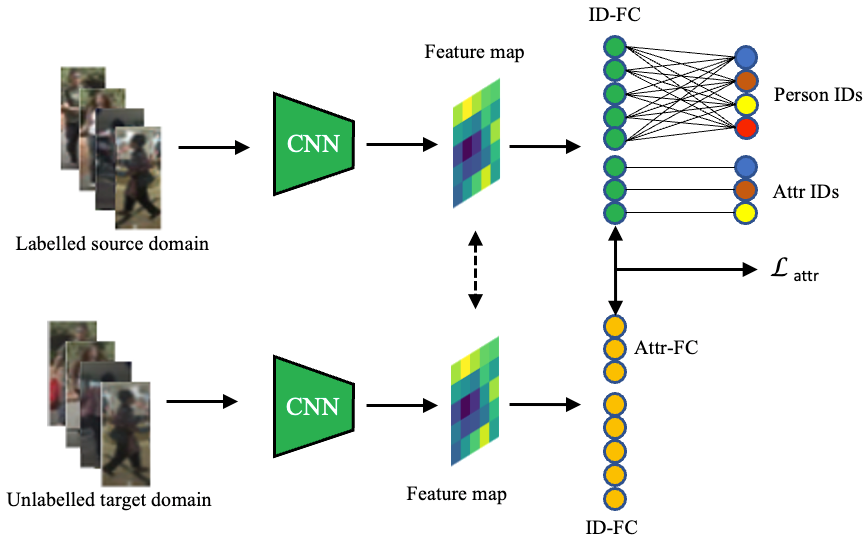
#> input picture Graph Generation/Ground_truth/PDF/feature.png, 866 x 542 px, found by its file name
$ jupyter execute --allow-errors png_extractions.ipynb
#> lines starting #> are read from the running program, lines starting #| are printed output that depends on the picture; after the words box and inside, x2 and y2 are one past the last pixel; in counts of white or black regions, pixels touching at a corner belong together
[cell 1]
import cv2
import numpy as np
import math

# Load image
# img = cv2.imread("diagram.png")
img = cv2.imread("../../Graph Generation/Ground_truth/PDF/feature.png")
#> img is the input picture: shape (542, 866, 3); mean B, G, R 229.4, 233.6, 229.2
gray = cv2.cvtColor(img, cv2.COLOR_BGR2GRAY)
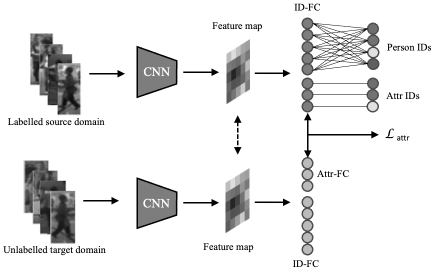
#> gray: shape (542, 866) (shown at 1/2 size); min 0, max 255, mean 231.8

# Threshold to binary
_, thresh = cv2.threshold(gray, 200, 255, cv2.THRESH_BINARY_INV)
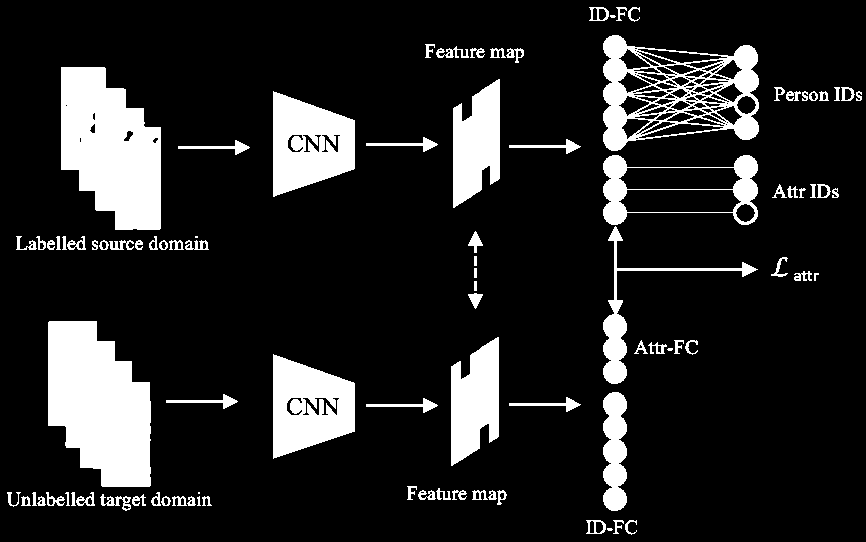
#> thresh: shape (542, 866); 14.5% white; 95 white regions (5 under 20 px), largest, box (x1, y1, x2, y2) and area: (48, 321, 151, 487) 12810, (61, 67, 161, 230) 11920, (603, 35, 759, 151) 7416

# Optional: clean noise
kernel = np.ones((3,3), np.uint8)
clean = cv2.morphologyEx(thresh, cv2.MORPH_OPEN, kernel)
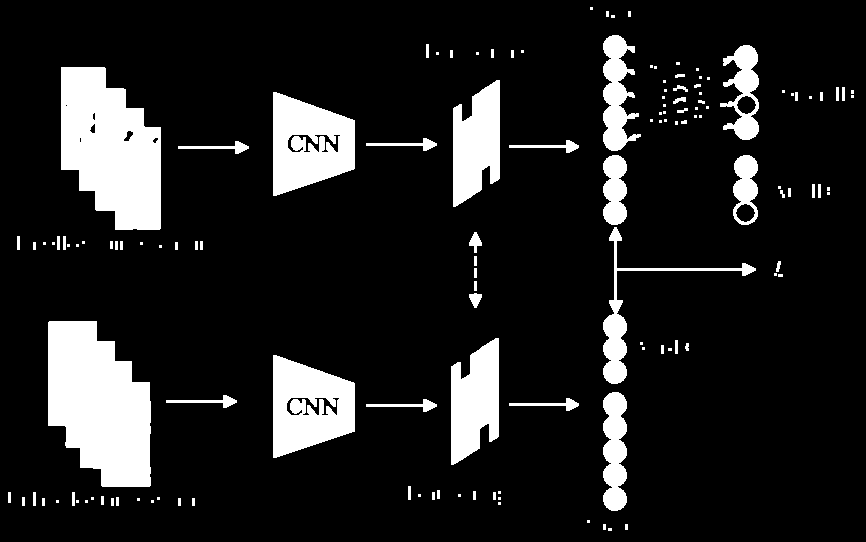
#> clean: shape (542, 866); 13.1% white; 135 white regions (64 under 20 px)

[cell 2]
contours, _ = cv2.findContours(clean, cv2.RETR_EXTERNAL, cv2.CHAIN_APPROX_SIMPLE)
#> contours = 135 contours, 99 with area under 20; largest, box (x1, y1, x2, y2) and area: (48, 321, 151, 487) 12546, (61, 67, 161, 230) 11774, (273, 92, 355, 196) 6194, (273, 355, 355, 458) 6129, (451, 338, 499, 465) 4275

rectangles = []
for cnt in contours:
    approx = cv2.approxPolyDP(cnt, 0.02*cv2.arcLength(cnt, True), True)
    if len(approx) == 4:  # quadrilateral
        x,y,w,h = cv2.boundingRect(approx)
        rectangles.append((x,y,w,h))
#> this loop made 135 passes
#> (approx, x, y, w, h) on passes 1 to 6: ([[608, 528], [608, 530], [611, 530], [611, 528]], 608, 528, 4, 3), ([[625, 524], [625, 529], [627, 529], [627, 524]], 625, 524, 3, 6), ([[603, 524], [603, 529], [605, 529], [605, 524]], 603, 524, 3, 6), ([[587, 520], [587, 522], [589, 522], [589, 520]], 587, 520, 3, 3), ([[498, 502], [498, 504], [500, 504], [500, 502]], 498, 502, 3, 3), ([[151, 500], [151, 502], [153, 502], [153, 500]], 151, 500, 3, 3)
#> after the loop, rectangles = 107 items, first 6: (608, 528, 4, 3), (625, 524, 3, 6), (603, 524, 3, 6), (587, 520, 3, 3), (498, 502, 3, 3), (151, 500, 3, 3)

# Features
areas = [w*h for (_,_,w,h) in rectangles]
#> areas = 107 values, max 8528 at index 83, min 9 at index 3, mean 176.5
rect_count = len(rectangles)
#> rect_count = 107
rect_coverage = sum(areas) / (img.shape[0]*img.shape[1])
#> rect_coverage = 0.0402
avg_rect_area = np.mean(areas) if areas else 0
#> avg_rect_area = 176.5
rect_stdev = np.std(areas) if areas else 0
#> rect_stdev = 1147

[cell 3]
edges = cv2.Canny(clean, 50, 150, apertureSize=3)
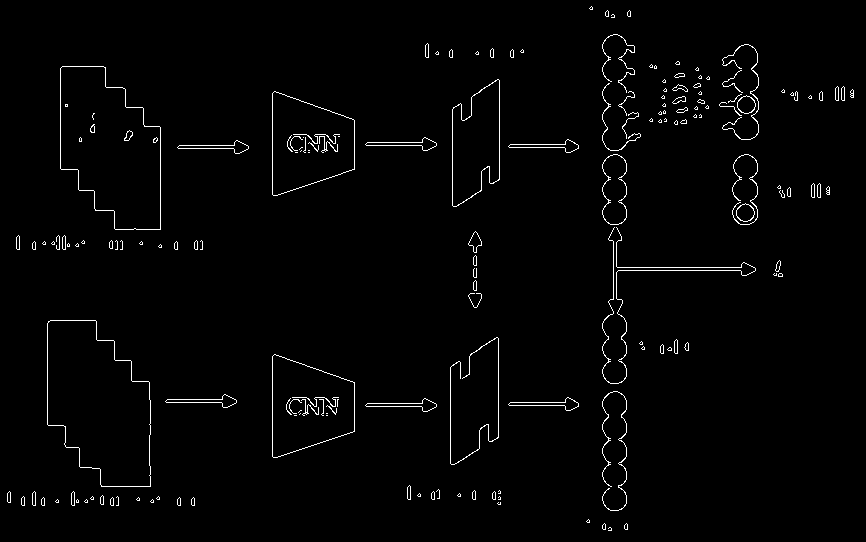
#> edges: shape (542, 866); 1.7% white in thin lines or dots
lines = cv2.HoughLinesP(edges, 1, np.pi/180, threshold=50, minLineLength=30, maxLineGap=5)
#> lines = 32 rows, first 6: [272, 456, 272, 356], [166, 402, 222, 403], [382, 145, 421, 145], [613, 267, 741, 267], [509, 405, 565, 406], [160, 229, 160, 127]

line_lengths = []
line_angles = []
if lines is not None:
    for l in lines:
        x1,y1,x2,y2 = l[0]
        length = math.hypot(x2-x1, y2-y1)
        angle = math.degrees(math.atan2(y2-y1, x2-x1))
        line_lengths.append(length)
        line_angles.append(angle)
#> this loop made 32 passes
#> (x1, y1, x2, y2, length, angle) on passes 1 to 8: (272, 456, 272, 356, 100, -90), (166, 402, 222, 403, 56.01, 1.02), (382, 145, 421, 145, 39, 0), (613, 267, 741, 267, 128, 0), (509, 405, 565, 406, 56.01, 1.02), (160, 229, 160, 127, 102, -90), (613, 270, 740, 270, 127, 0), (47, 424, 47, 323, 101, -90)
#> after the loop, line_angles = 32 values, max 90 at index 21, min -90 at index 0, mean -33.85; line_lengths = 32 values, max 128 at index 3, min 30 at index 22, mean 67.7

# Features
avg_line_length = np.mean(line_lengths) if line_lengths else 0
#> avg_line_length = 67.7
longest_line = np.max(line_lengths) if line_lengths else 0
#> longest_line = 128
shortest_line = np.min(line_lengths) if line_lengths else 0
#> shortest_line = 30
line_length_stdev = np.std(line_lengths) if line_lengths else 0
#> line_length_stdev = 29.93
avg_line_angle = np.mean(line_angles) if line_angles else 0
#> avg_line_angle = -33.85

[cell 4]
# Orthogonality: ratio of lines near 0°/90°/180°
orth_count = sum(1 for a in line_angles if abs(a % 90) < 5)
#> orth_count = 26
orth_ratio = orth_count / len(line_angles) if line_angles else 0
#> orth_ratio = 0.812

# Crossings: check intersections between line segments
def intersect(l1, l2):
    # simple segment intersection test
    (x1,y1,x2,y2) = l1
    (x3,y3,x4,y4) = l2
    # vector cross product approach
    def ccw(A,B,C): return (C[1]-A[1])*(B[0]-A[0]) > (B[1]-A[1])*(C[0]-A[0])
    return ccw((x1,y1),(x3,y3),(x4,y4)) != ccw((x2,y2),(x3,y3),(x4,y4)) and \
           ccw((x1,y1),(x2,y2),(x3,y3)) != ccw((x1,y1),(x2,y2),(x4,y4))

crossings = 0
if lines is not None:
    segs = [tuple(l[0]) for l in lines]
#> segs = 32 items, first 6: (272, 456, 272, 356), (166, 402, 222, 403), (382, 145, 421, 145), (613, 267, 741, 267), (509, 405, 565, 406), (160, 229, 160, 127)
    for i in range(len(segs)):
        for j in range(i+1, len(segs)):
            if intersect(segs[i], segs[j]):
                crossings += 1
#> this loop made 32 passes

[cell 5]
bends = []
for cnt in contours:
    approx = cv2.approxPolyDP(cnt, 0.02*cv2.arcLength(cnt, True), True)
    if len(approx) > 2:
        bends.append(len(approx))  # number of bends
#> this loop made 135 passes
#> cnt on passes 1 to 8: [[608, 528], [608, 530], [611, 530], [611, 528]], [[625, 524], [625, 529], [627, 529], [627, 524]], [[603, 524], [603, 529], [605, 529], [605, 524]], [[587, 520], [587, 522], [589, 522], [589, 520]], [[498, 502], [498, 504], [500, 504], [500, 502]], [[151, 500], [151, 502], [153, 502], [153, 500]], [[85, 500], [85, 502], [87, 502], [87, 500]], [[76, 500], [76, 502], [78, 502], [78, 500]]
avg_line_bends = np.mean(bends) if bends else 0

[cell 6]
crossing_angles = []
for i in range(len(segs)):
    for j in range(i+1, len(segs)):
        if intersect(segs[i], segs[j]):
            (x1,y1,x2,y2) = segs[i]
            (x3,y3,x4,y4) = segs[j]
            a1 = math.atan2(y2-y1, x2-x1)
            a2 = math.atan2(y4-y3, x4-x3)
            crossing_angles.append(abs(a1-a2))
#> this loop made 32 passes
avg_crossing_angle = np.mean(crossing_angles) if crossing_angles else 0

[cell 7]
dists = []
for i in range(len(rectangles)):
    for j in range(i+1, len(rectangles)):
        (x1,y1,w1,h1) = rectangles[i]
        (x2,y2,w2,h2) = rectangles[j]
        # center points
        c1 = (x1+w1/2, y1+h1/2)
        c2 = (x2+w2/2, y2+h2/2)
        dists.append(math.hypot(c2[0]-c1[0], c2[1]-c1[1]))
#> this loop made 107 passes
avg_shortest_distance = np.mean(dists) if dists else 0

[cell 8]
centers = [(x+w/2, y+h/2) for (x,y,w,h) in rectangles]
if centers:
    cx = [c[0] for c in centers]
    cy = [c[1] for c in centers]
    rect_distribution = np.var(cx) + np.var(cy)
else:
    rect_distribution = 0

[cell 9]
orth_count = 0
for (x,y,w,h) in rectangles:
    aspect = w/h if h>0 else 0
    if abs(aspect-1) < 0.1:  # nearly square
        orth_count += 1
#> this loop made 107 passes
rect_orth = orth_count / rect_count if rect_count else 0

# RectOrth2: maybe alignment of rectangle centers along grid lines
if centers:
    mean_x = np.mean([c[0] for c in centers])
    aligned = sum(1 for c in centers if abs(c[0]-mean_x) < 5)
    rect_orth2 = aligned / rect_count
else:
    rect_orth2 = 0

[cell 10]
features = {
    "RectCoverage": rect_coverage,
    "AvgRectArea": avg_rect_area,
    "RectStDev": rect_stdev,
    "AspectRatio": np.mean([w/h for (_,_,w,h) in rectangles if h>0]) if rectangles else 0,
    "AvgLineLength": avg_line_length,
    "LongestLine": longest_line,
    "ShortestLine": shortest_line,
    "LineLengthStDev": line_length_stdev,
    "AvgLineAngle": avg_line_angle,
    "OrthLinesRatio": orth_ratio,
    "LineCrossings": crossings,
    "rectangles": rect_count,
    "lines": len(lines) if lines is not None else 0,
    "AvgLineBends": avg_line_bends,
    "AvgCrossingAngle": avg_crossing_angle,
    "AvgShortestDistance": avg_shortest_distance,
    "RectDistribution": rect_distribution,
    "RectOrth": rect_orth,
    "RectOrth2": rect_orth2
}

[cell 11]
print(features)
#> (printed output is left out)

$ run again, with Evaluation/similarity_based_evaluator/diagram.png copied over Graph Generation/Ground_truth/PDF/feature.png
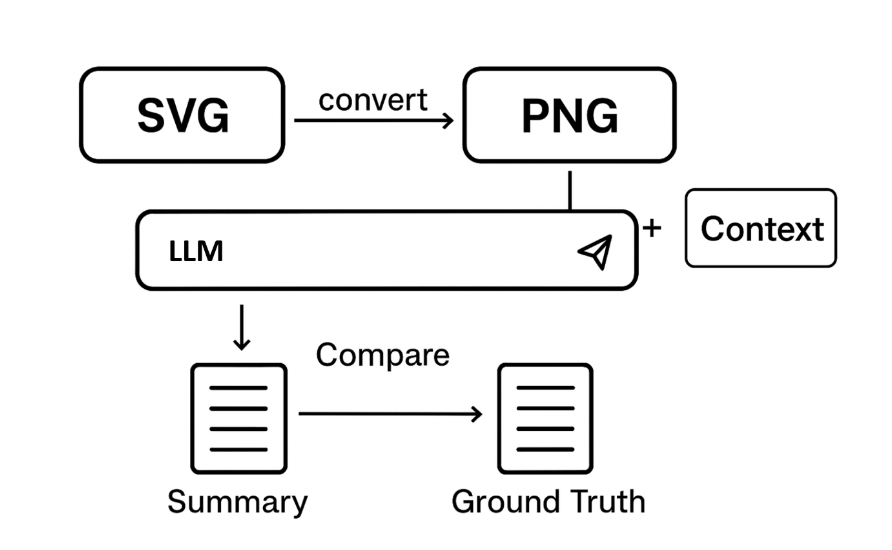
#> input picture Evaluation/similarity_based_evaluator/diagram.png, 892 x 550 px, found by its file name
#> img is the input picture: shape (550, 892, 3); mean B, G, R 240.8, 240.8, 240.8
#> `_, thresh = cv2.threshold(gray, 200, 255, cv2.THRESH_BINARY_INV)`:
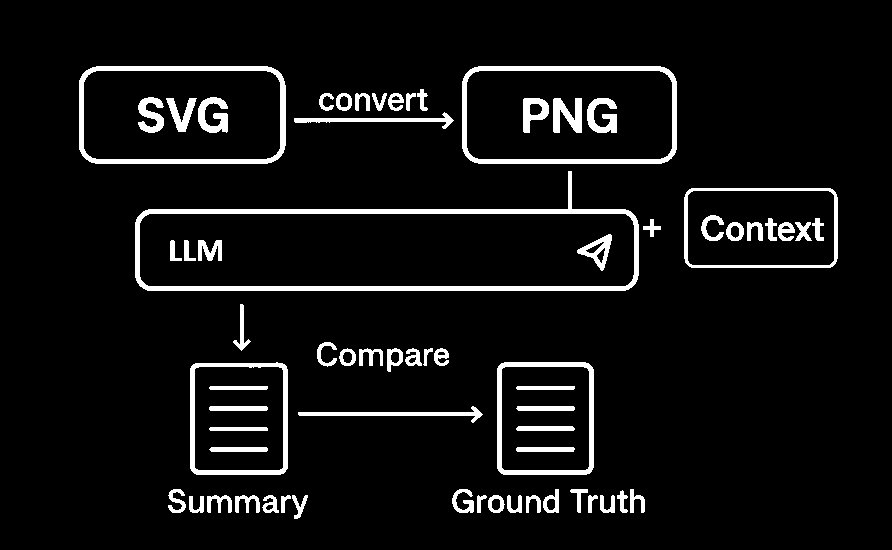
#> thresh: shape (550, 892); 6.5% white; 67 white regions, largest, box (x1, y1, x2, y2) and area: (135, 171, 639, 291) 5789, (462, 66, 677, 164) 2894, (79, 66, 286, 164) 2865
#> clean: shape (550, 892); 6.5% white; 71 white regions
#> contours = 46 contours; largest, box (x1, y1, x2, y2) and area: (135, 171, 639, 291) 40620, (462, 66, 677, 164) 20462, (79, 66, 286, 164) 19635, (684, 188, 838, 268) 11992, (190, 363, 288, 475) 10715
#> the loop `for cnt in contours:` made 46 passes
#> (approx, x, y, w, h) on passes 22, 23, 34, 36, 37, 45: ([[193, 364], [191, 470], [283, 473], [286, 366]], 191, 364, 96, 110), ([[501, 363], [498, 470], [589, 473], [592, 367]], 498, 363, 95, 111), ([[685, 194], [691, 267], [836, 261], [830, 188]], 685, 188, 152, 80), ([[452, 119], [294, 121], [445, 121], [445, 128]], 294, 119, 159, 10), ([[355, 94], [355, 109], [358, 110], [359, 95]], 355, 94, 5, 17), ([[463, 78], [474, 162], [675, 152], [664, 67]], 463, 67, 213, 96)
#> after the loop `for cnt in contours:`: rectangles = [(191, 364, 96, 110), (498, 363, 95, 111), (685, 188, 152, 80), (294, 119, 159, 10), (355, 94, 5, 17), (463, 67, 213, 96)]
#> areas = [10560, 10545, 12160, 1590, 85, 20448]
#> rect_count = 6
#> rect_coverage = 0.113
#> avg_rect_area = 9231.3
#> rect_stdev = 6830.4
#> `edges = cv2.Canny(clean, 50, 150, apertureSize=3)`:
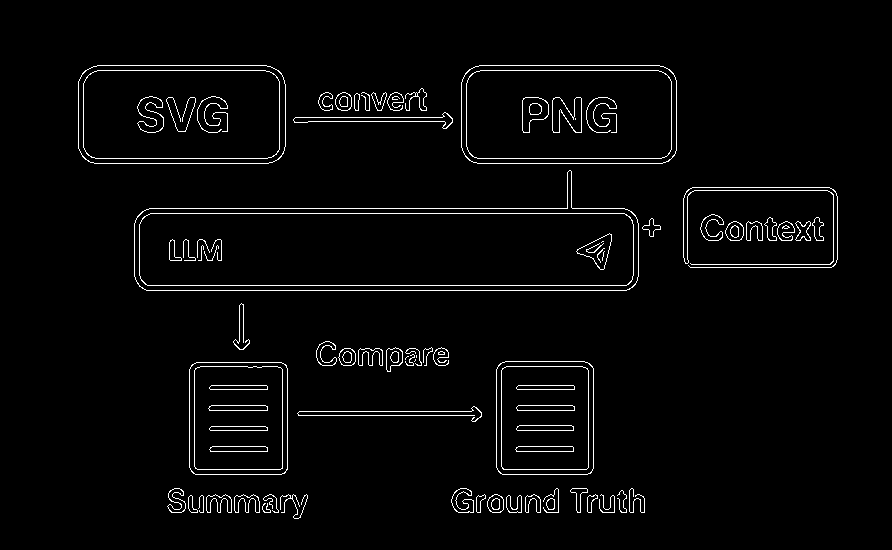
#> edges: shape (550, 892); 2.8% white in thin lines or dots, all inside (x1, y1, x2, y2) = (78, 65, 838, 519)
#> lines = 88 rows, first 6: [147, 285, 626, 285], [150, 213, 624, 213], [149, 208, 624, 208], [146, 290, 626, 290], [95, 158, 267, 158], [477, 163, 662, 163]
#> the loop `for l in lines:` made 88 passes
#> (x1, y1, x2, y2, length, angle) on passes 1 to 8: (147, 285, 626, 285, 479, 0), (150, 213, 624, 213, 474, 0), (149, 208, 624, 208, 475, 0), (146, 290, 626, 290, 480, 0), (95, 158, 267, 158, 172, 0), (477, 163, 662, 163, 185, 0), (479, 65, 659, 65, 180, 0), (97, 70, 265, 70, 168, 0)
#> after the loop `for l in lines:`: line_angles = 88 values, max 90 at index 50, min -90 at index 30, mean -22.57; line_lengths = 88 values, max 480 at index 3, min 30 at index 38, mean 92
#> avg_line_length = 92
#> longest_line = 480
#> shortest_line = 30
#> line_length_stdev = 92.65
#> avg_line_angle = -22.57
#> orth_count = 82
#> orth_ratio = 0.932
#> segs = 88 items, first 6: (147, 285, 626, 285), (150, 213, 624, 213), (149, 208, 624, 208), (146, 290, 626, 290), (95, 158, 267, 158), (477, 163, 662, 163)
#> the loop `for i in range(len(segs)):` made 88 passes
#> the loop `for cnt in contours:` made 46 passes
#> the loop `for i in range(len(segs)):` made 88 passes
#> the loop `for i in range(len(rectangles)):` made 6 passes
#> the loop `for (x,y,w,h) in rectangles:` made 6 passes
#> (printed output is left out)

$ run again, with Graph Generation/Ground_truth/PDF/MAE.png copied over Graph Generation/Ground_truth/PDF/feature.png
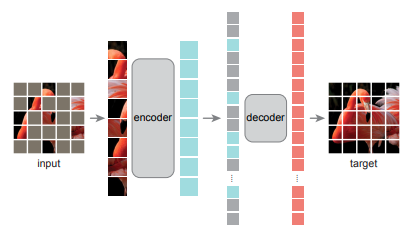
#> input picture Graph Generation/Ground_truth/PDF/MAE.png, 413 x 235 px, found by its file name
#> img is the input picture: shape (235, 413, 3); mean B, G, R 222.1, 222.9, 228.4
#> `_, thresh = cv2.threshold(gray, 200, 255, cv2.THRESH_BINARY_INV)`:
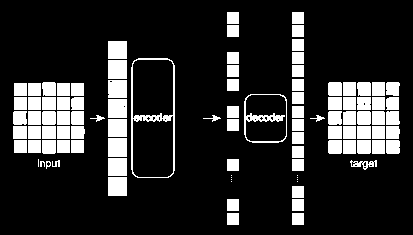
#> thresh: shape (235, 413); 17.4% white; 101 white regions (9 under 20 px), largest, box (x1, y1, x2, y2) and area: (131, 58, 175, 178) 762, (244, 94, 287, 143) 451, (108, 60, 127, 79) 361
#> clean: shape (235, 413); 16.1% white; 96 white regions (6 under 20 px)
#> contours = 96 contours, 9 with area under 20; largest, box (x1, y1, x2, y2) and area: (108, 177, 127, 196) 324, (108, 138, 127, 157) 324, (108, 60, 127, 79) 324, (108, 99, 127, 118) 319, (108, 158, 127, 176) 306
#> the loop `for cnt in contours:` made 96 passes
#> (approx, x, y, w, h) on passes 1 to 6: ([[292, 213], [292, 224], [303, 224], [303, 213]], 292, 213, 12, 12), ([[227, 213], [227, 224], [238, 224], [238, 213]], 227, 213, 12, 12), ([[292, 199], [292, 210], [303, 210], [303, 199]], 292, 199, 12, 12), ([[227, 199], [227, 210], [238, 210], [238, 199]], 227, 199, 12, 12), ([[292, 186], [292, 197], [303, 197], [303, 186]], 292, 186, 12, 12), ([[108, 177], [108, 195], [126, 195], [126, 177]], 108, 177, 19, 19)
#> after the loop `for cnt in contours:`: rectangles = 81 items, first 6: (292, 213, 12, 12), (227, 213, 12, 12), (292, 199, 12, 12), (227, 199, 12, 12), (292, 186, 12, 12), (108, 177, 19, 19)
#> areas = 81 values, max 361 at index 5, min 15 at index 37, mean 169.7
#> rect_count = 81
#> rect_coverage = 0.142
#> avg_rect_area = 169.7
#> rect_stdev = 67.35
#> `edges = cv2.Canny(clean, 50, 150, apertureSize=3)`:
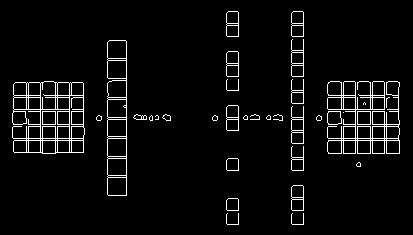
#> edges: shape (235, 413); 4.5% white in thin lines or dots, all inside (x1, y1, x2, y2) = (12, 11, 400, 225)
#> lines = 40 rows, first 6: [328, 138, 398, 138], [303, 170, 303, 12], [328, 111, 398, 111], [126, 195, 126, 41], [291, 169, 291, 13], [107, 194, 107, 42]
#> the loop `for l in lines:` made 40 passes
#> (x1, y1, x2, y2, length, angle) on passes 1 to 8: (328, 138, 398, 138, 70, 0), (303, 170, 303, 12, 158, -90), (328, 111, 398, 111, 70, 0), (126, 195, 126, 41, 154, -90), (291, 169, 291, 13, 156, -90), (107, 194, 107, 42, 152, -90), (14, 95, 83, 95, 69, 0), (328, 109, 398, 109, 70, 0)
#> after the loop `for l in lines:`: line_angles = 40 values, max 0 at index 0, min -90 at index 1, mean -54.11; line_lengths = 40 values, max 158 at index 1, min 30 at index 37, mean 66.45
#> avg_line_length = 66.45
#> longest_line = 158
#> shortest_line = 30
#> line_length_stdev = 33.04
#> avg_line_angle = -54.11
#> orth_count = 37
#> orth_ratio = 0.925
#> segs = 40 items, first 6: (328, 138, 398, 138), (303, 170, 303, 12), (328, 111, 398, 111), (126, 195, 126, 41), (291, 169, 291, 13), (107, 194, 107, 42)
#> the loop `for i in range(len(segs)):` made 40 passes
#> the loop `for cnt in contours:` made 96 passes
#> cnt on passes 1 to 8: [[292, 213], [292, 224], [303, 224], [303, 213]], [[227, 213], [227, 224], [238, 224], [238, 213]], [[292, 199], [292, 210], [303, 210], [303, 199]], [[227, 199], [227, 210], [238, 210], [238, 199]], [[292, 186], [292, 197], [303, 197], [303, 186]], [[108, 177], [108, 195], [126, 195], [126, 177]], [[357, 163], [357, 166], [360, 166], [360, 163]], [[292, 159], [292, 170], [303, 170], [303, 159]]
#> the loop `for i in range(len(segs)):` made 40 passes
#> the loop `for i in range(len(rectangles)):` made 81 passes
#> the loop `for (x,y,w,h) in rectangles:` made 81 passes
#> (printed output is left out)
